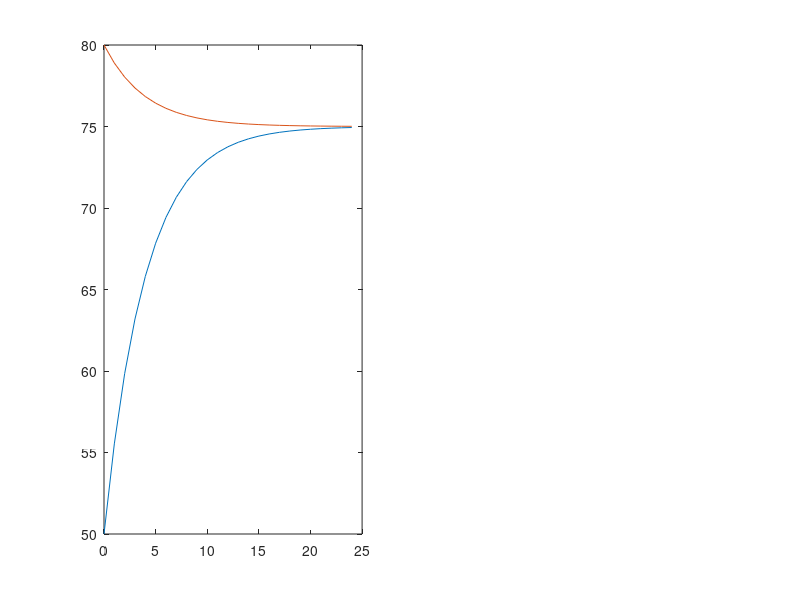

Write MATLAB code to recreate this figure. (Note: this script raises an error after producing the figure.)
clc;
clear;
close all;
%% Define Function for T
% Mi = initial external heat
% k = equilibrium constant
% ti = initial time
% tf = final time
% Ti = initial internal heat

function [T] = temp_H0_Q0_Mconst(Mi, k, ti, tf, Ti)
    for i = ti:tf
        T(i + 1) = Mi + exp(k * (ti - i)) * (Ti - Mi);
    end
end

%% Call Function for 2 Ti

T50 = temp_H0_Q0_Mconst(75, 0.25, 0, 24, 50);
T80 = temp_H0_Q0_Mconst(75, 0.25, 0, 24, 80);

%% Plot Functions

for i = 0:24
    time(i+1) = i;
end

subplot(1, 2, 1);
plot(time, T50);
hold on
plot(time, T80);
yline(75, 'k', 'External Temp')
xlabel('Time[hrs]')
ylabel('Temperature[°F]')
title('Initial Condition Changes to Equilibrium Curve')
legend('T_int less than T_ext', 'T_int greater than T_ext') % T internal and T external
hold off

%% Call Function for Different Kappas

k1 = temp_H0_Q0_Mconst(75, 1, 0, 24, 50);
k0_5 = temp_H0_Q0_Mconst(75, 0.5, 0, 24, 50);
k0_25 = temp_H0_Q0_Mconst(75, 0.25, 0, 24, 50);

subplot(1, 2, 2);
plot(time, k1)
hold on
plot(time, k0_5)
plot(time, k0_25)
xlabel('Time[hrs]')
ylabel('Temperature[°F]')
title('Kappa Changes to Equilibrium Curve')
legend('Kappa = 1', 'Kappa = 0.5', 'Kappa = 0.25')
